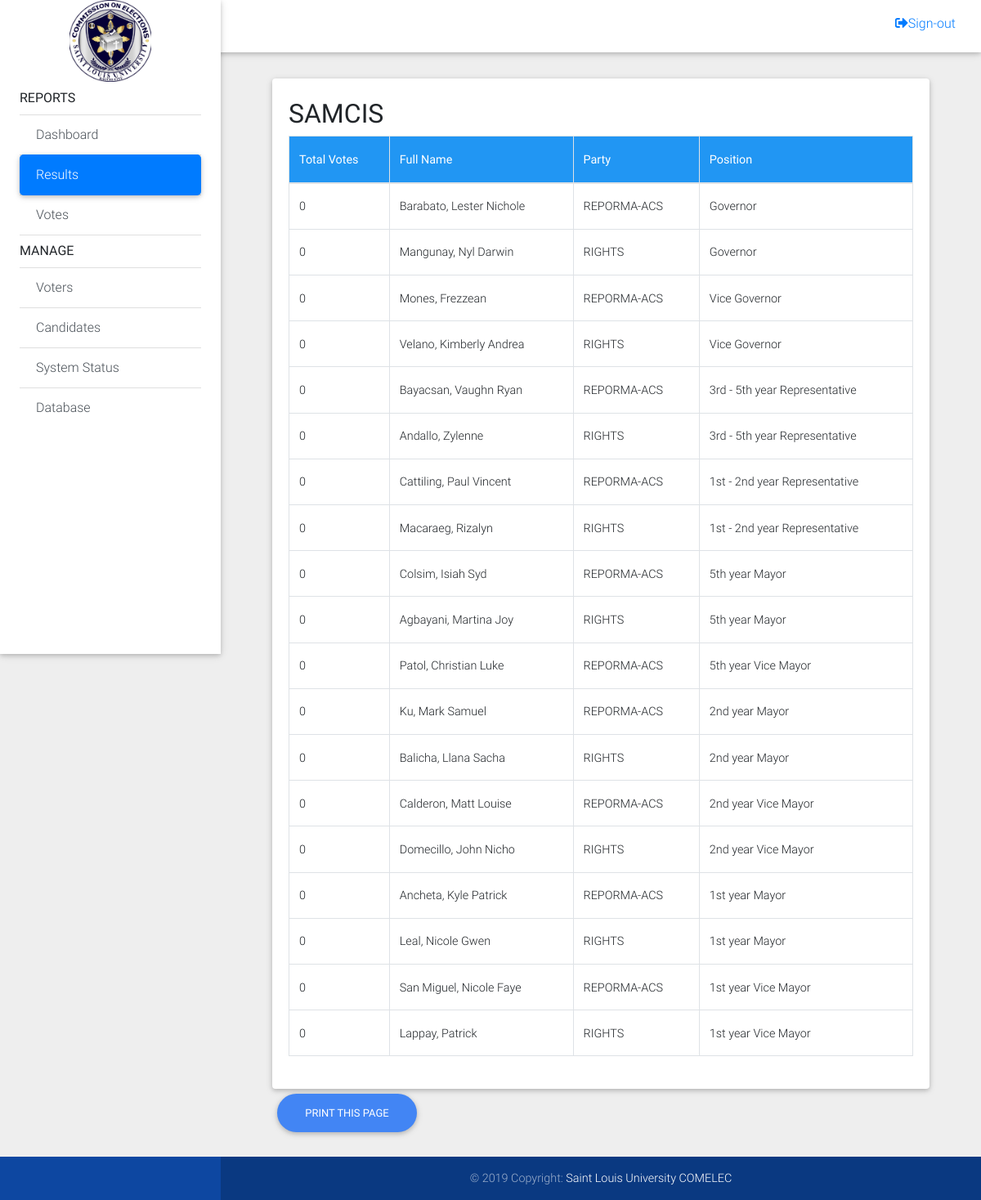
The app's page /comeleccommissioners/samcis.php (signed in) with its own data.
### tables this page shows
CREATE TABLE IF NOT EXISTS `candidates` (
  `id` int(11) NOT NULL AUTO_INCREMENT,
  `position_id` int(11) NOT NULL,
  `firstname` varchar(30) NOT NULL,
  `lastname` varchar(30) NOT NULL,
  `photo` varchar(150) DEFAULT NULL,
  `party` varchar(200) NOT NULL,
  `nickname` varchar(200) NOT NULL,
  `school` varchar(200) NOT NULL,
  PRIMARY KEY (`id`)
);

CREATE TABLE IF NOT EXISTS `positions` (
  `id` int(11) NOT NULL AUTO_INCREMENT,
  `title` varchar(200) NOT NULL,
  `description` varchar(50) NOT NULL,
  `priority` int(11) NOT NULL,
  `department` varchar(200) NOT NULL,
  PRIMARY KEY (`id`)
);

### comeleccommissioners/samcis.php (the view, shortened to what this page needs)
<?php include 'includes/session.php'; ?>
<?php include 'includes/header.php'; ?>
<body class="grey lighten-3">
  <?php
  include 'includes/navbar.php'; ?>
  <main class="pt-5 mx-lg-5">
    <div class="container-fluid mt-5">
            <div class="row">
        <div class="col-md-12">
          <div class="card">
            <div class="card-body">
                <h2 clas="text-center">SAMCIS</h2>
<table class="table table-bordered" cellspacing="0" width="100%">
          <thead class="blue white-text">
            <tr>
              <th>Total Votes</th>
              <th>Full Name</th>
              <th>Party</th>
              <th>Position</th>
            </tr>
          </thead>
          <tbody>
            <?php
            $result3 = mysqli_query($conn, "SELECT * FROM positions join candidates on candidates.position_id = positions.id where department = 'SAMCIS'");
            while ($row = mysqli_fetch_array($result3)) {
                $result4 = mysqli_query($conn, "SELECT count(votes.voters_id) from candidates join votes on candidates.id = votes.candidate_id where candidates.id = '".$row['id']."'");
                while ($row1 = mysqli_fetch_array($result4)) { ?>
            <tr>
              <td><?php echo $row1[0]; ?></td>
              <td><?php echo $row['lastname'];?><?php echo ", ";echo $row['firstname'];?></td>
              <td><?php echo $row['party'];?></td>
              <td><?php echo $row['title'];?></td>
            </tr>
            <?php   } } ?>
          </tbody>
        </table>
            </div>
          </div>
        </div>
      </div>
<button class="noprint btn btn-primary btn-rounded" onclick="myFunction()">Print this page</button>
    </div>
  </main>
<?php include 'includes/footer.php'; ?>
</body>
</html>

### comeleccommissioners/includes/header.php (style rules this page uses)
* { margin: 0; padding: 0; }
html, body { height: 100%; width: 100%; }
main { min-height: 100%; }

### records on screen
candidates: row1 "0", lastname "Barabato", firstname "Lester Nichole", party "REPORMA-ACS", position.title "Governor"
candidates: row1 "0", lastname "Mangunay", firstname "Nyl Darwin", party "RIGHTS", position.title "Governor"
candidates: row1 "0", lastname "Mones", firstname "Frezzean", party "REPORMA-ACS", position.title "Vice Governor"
candidates: row1 "0", lastname "Velano", firstname "Kimberly Andrea", party "RIGHTS", position.title "Vice Governor"
candidates: row1 "0", lastname "Bayacsan", firstname "Vaughn Ryan", party "REPORMA-ACS", position.title "3rd - 5th year Representative"
candidates: row1 "0", lastname "Andallo", firstname "Zylenne", party "RIGHTS", position.title "3rd - 5th year Representative"
candidates: row1 "0", lastname "Cattiling", firstname "Paul Vincent", party "REPORMA-ACS", position.title "1st - 2nd year Representative"
candidates: row1 "0", lastname "Macaraeg", firstname "Rizalyn", party "RIGHTS", position.title "1st - 2nd year Representative"
candidates: row1 "0", lastname "Colsim", firstname "Isiah Syd", party "REPORMA-ACS", position.title "5th year Mayor"
candidates: row1 "0", lastname "Agbayani", firstname "Martina Joy", party "RIGHTS", position.title "5th year Mayor"
candidates: row1 "0", lastname "Patol", firstname "Christian Luke", party "REPORMA-ACS", position.title "5th year Vice Mayor"
candidates: row1 "0", lastname "Ku", firstname "Mark Samuel", party "REPORMA-ACS", position.title "2nd year Mayor"
candidates: row1 "0", lastname "Balicha", firstname "Llana Sacha", party "RIGHTS", position.title "2nd year Mayor"
candidates: row1 "0", lastname "Calderon", firstname "Matt Louise", party "REPORMA-ACS", position.title "2nd year Vice Mayor"
candidates: row1 "0", lastname "Domecillo", firstname "John Nicho", party "RIGHTS", position.title "2nd year Vice Mayor"
candidates: row1 "0", lastname "Ancheta", firstname "Kyle Patrick", party "REPORMA-ACS", position.title "1st year Mayor"
candidates: row1 "0", lastname "Leal", firstname "Nicole Gwen", party "RIGHTS", position.title "1st year Mayor"
candidates: row1 "0", lastname "San Miguel", firstname "Nicole Faye", party "REPORMA-ACS", position.title "1st year Vice Mayor"
candidates: row1 "0", lastname "Lappay", firstname "Patrick", party "RIGHTS", position.title "1st year Vice Mayor"
